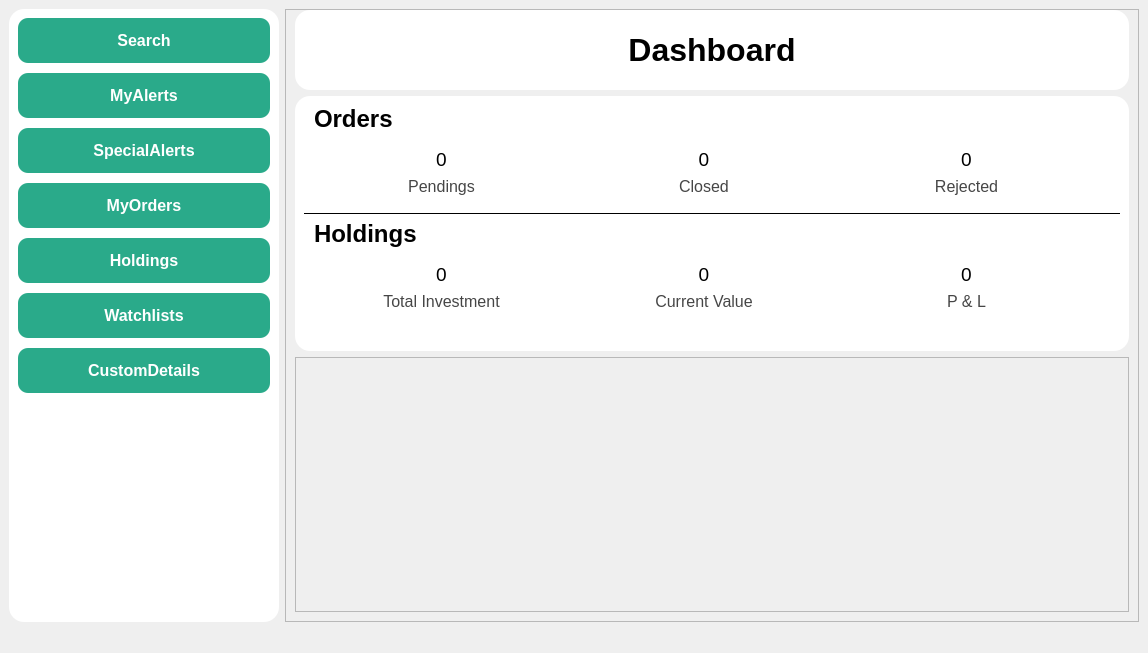
<?xml version="1.0" encoding="UTF-8"?>
<ui version="4.0">
 <class>Dashboard</class>
 <widget class="QMainWindow" name="Dashboard">
  <property name="geometry">
   <rect>
    <x>0</x>
    <y>0</y>
    <width>1148</width>
    <height>653</height>
   </rect>
  </property>
  <property name="windowTitle">
   <string>MainWindow</string>
  </property>
  <property name="styleSheet">
   <string notr="true">background-color: rgb(239, 239, 239);</string>
  </property>
  <widget class="QWidget" name="centralwidget">
   <layout class="QHBoxLayout" name="horizontalLayout">
    <item>
     <widget class="QFrame" name="frmNavBar">
      <property name="minimumSize">
       <size>
        <width>200</width>
        <height>0</height>
       </size>
      </property>
      <property name="maximumSize">
       <size>
        <width>270</width>
        <height>16777215</height>
       </size>
      </property>
      <property name="sizeIncrement">
       <size>
        <width>0</width>
        <height>0</height>
       </size>
      </property>
      <property name="styleSheet">
       <string notr="true">QFrame{
border-radius : 15px;
background-color:  white;
}</string>
      </property>
      <property name="frameShape">
       <enum>QFrame::StyledPanel</enum>
      </property>
      <property name="frameShadow">
       <enum>QFrame::Raised</enum>
      </property>
      <layout class="QFormLayout" name="formLayout">
       <property name="verticalSpacing">
        <number>10</number>
       </property>
       <item row="1" column="0" colspan="2">
        <widget class="QPushButton" name="btnMyAlerts">
         <property name="minimumSize">
          <size>
           <width>0</width>
           <height>45</height>
          </size>
         </property>
         <property name="font">
          <font>
           <pointsize>12</pointsize>
           <bold>true</bold>
          </font>
         </property>
         <property name="cursor">
          <cursorShape>PointingHandCursor</cursorShape>
         </property>
         <property name="styleSheet">
          <string notr="true">QPushButton{
	background-color: #2AAA8A;
	color: rgb(255, 255, 255);
	border-radius : 10px;
	padding: 5px;	
}

QPushButton:hover{
	background-color: rgb(46, 186, 151);
	color: rgb(0, 0, 0);
}</string>
         </property>
         <property name="text">
          <string>MyAlerts</string>
         </property>
        </widget>
       </item>
       <item row="2" column="0" colspan="2">
        <widget class="QPushButton" name="btnSpecialAlerts">
         <property name="minimumSize">
          <size>
           <width>0</width>
           <height>45</height>
          </size>
         </property>
         <property name="font">
          <font>
           <pointsize>12</pointsize>
           <bold>true</bold>
          </font>
         </property>
         <property name="cursor">
          <cursorShape>PointingHandCursor</cursorShape>
         </property>
         <property name="styleSheet">
          <string notr="true">QPushButton{
	background-color: #2AAA8A;
	color: rgb(255, 255, 255);
	border-radius : 10px;
	padding: 5px;	
}

QPushButton:hover{
	background-color: rgb(46, 186, 151);
	color: rgb(0, 0, 0);
}</string>
         </property>
         <property name="text">
          <string>SpecialAlerts</string>
         </property>
        </widget>
       </item>
       <item row="3" column="0" colspan="2">
        <widget class="QPushButton" name="btnMyOrders">
         <property name="minimumSize">
          <size>
           <width>0</width>
           <height>45</height>
          </size>
         </property>
         <property name="font">
          <font>
           <pointsize>12</pointsize>
           <bold>true</bold>
          </font>
         </property>
         <property name="cursor">
          <cursorShape>PointingHandCursor</cursorShape>
         </property>
         <property name="styleSheet">
          <string notr="true">QPushButton{
	background-color: #2AAA8A;
	color: rgb(255, 255, 255);
	border-radius : 10px;
	padding: 5px;	
}

QPushButton:hover{
	background-color: rgb(46, 186, 151);
	color: rgb(0, 0, 0);
}</string>
         </property>
         <property name="text">
          <string>MyOrders</string>
         </property>
        </widget>
       </item>
       <item row="4" column="0" colspan="2">
        <widget class="QPushButton" name="btnHoldings">
         <property name="minimumSize">
          <size>
           <width>0</width>
           <height>45</height>
          </size>
         </property>
         <property name="font">
          <font>
           <pointsize>12</pointsize>
           <bold>true</bold>
          </font>
         </property>
         <property name="cursor">
          <cursorShape>PointingHandCursor</cursorShape>
         </property>
         <property name="styleSheet">
          <string notr="true">QPushButton{
	background-color: #2AAA8A;
	color: rgb(255, 255, 255);
	border-radius : 10px;
	padding: 5px;	
}

QPushButton:hover{
	background-color: rgb(46, 186, 151);
	color: rgb(0, 0, 0);
}</string>
         </property>
         <property name="text">
          <string>Holdings</string>
         </property>
        </widget>
       </item>
       <item row="5" column="0" colspan="2">
        <widget class="QPushButton" name="btnWatchlists">
         <property name="minimumSize">
          <size>
           <width>0</width>
           <height>45</height>
          </size>
         </property>
         <property name="font">
          <font>
           <pointsize>12</pointsize>
           <bold>true</bold>
          </font>
         </property>
         <property name="cursor">
          <cursorShape>PointingHandCursor</cursorShape>
         </property>
         <property name="styleSheet">
          <string notr="true">QPushButton{
	background-color: #2AAA8A;
	color: rgb(255, 255, 255);
	border-radius : 10px;
	padding: 5px;	
}

QPushButton:hover{
	background-color: rgb(46, 186, 151);
	color: rgb(0, 0, 0);
}</string>
         </property>
         <property name="text">
          <string>Watchlists</string>
         </property>
        </widget>
       </item>
       <item row="6" column="0" colspan="2">
        <widget class="QPushButton" name="btnCustomDetails">
         <property name="minimumSize">
          <size>
           <width>0</width>
           <height>45</height>
          </size>
         </property>
         <property name="font">
          <font>
           <pointsize>12</pointsize>
           <bold>true</bold>
          </font>
         </property>
         <property name="cursor">
          <cursorShape>PointingHandCursor</cursorShape>
         </property>
         <property name="styleSheet">
          <string notr="true">QPushButton{
	background-color: #2AAA8A;
	color: rgb(255, 255, 255);
	border-radius : 10px;
	padding: 5px;	
}

QPushButton:hover{
	background-color: rgb(46, 186, 151);
	color: rgb(0, 0, 0);
}</string>
         </property>
         <property name="text">
          <string>CustomDetails</string>
         </property>
        </widget>
       </item>
       <item row="0" column="0" colspan="2">
        <widget class="QPushButton" name="btnSearch">
         <property name="minimumSize">
          <size>
           <width>150</width>
           <height>45</height>
          </size>
         </property>
         <property name="maximumSize">
          <size>
           <width>16777215</width>
           <height>16777215</height>
          </size>
         </property>
         <property name="font">
          <font>
           <pointsize>12</pointsize>
           <bold>true</bold>
          </font>
         </property>
         <property name="cursor">
          <cursorShape>PointingHandCursor</cursorShape>
         </property>
         <property name="styleSheet">
          <string notr="true">QPushButton{
	background-color: #2AAA8A;
	color: rgb(255, 255, 255);
	border-radius : 10px;
	padding: 5px;	
}

QPushButton:hover{
	background-color: rgb(46, 186, 151);
	color: rgb(0, 0, 0);
}</string>
         </property>
         <property name="text">
          <string>Search</string>
         </property>
        </widget>
       </item>
      </layout>
     </widget>
    </item>
    <item>
     <widget class="QFrame" name="frmContent">
      <property name="styleSheet">
       <string notr="true">QFrame{
background-color : rgb(239, 239, 239);
}</string>
      </property>
      <property name="frameShape">
       <enum>QFrame::StyledPanel</enum>
      </property>
      <property name="frameShadow">
       <enum>QFrame::Raised</enum>
      </property>
      <layout class="QVBoxLayout" name="verticalLayout">
       <property name="topMargin">
        <number>0</number>
       </property>
       <item>
        <widget class="QFrame" name="frame">
         <property name="minimumSize">
          <size>
           <width>0</width>
           <height>70</height>
          </size>
         </property>
         <property name="maximumSize">
          <size>
           <width>16777215</width>
           <height>80</height>
          </size>
         </property>
         <property name="layoutDirection">
          <enum>Qt::RightToLeft</enum>
         </property>
         <property name="styleSheet">
          <string notr="true">QFrame{
	border-radius : 15px;
	background-color: white;
}
</string>
         </property>
         <property name="frameShape">
          <enum>QFrame::StyledPanel</enum>
         </property>
         <property name="frameShadow">
          <enum>QFrame::Raised</enum>
         </property>
         <layout class="QHBoxLayout" name="horizontalLayout_2">
          <item>
           <widget class="QLabel" name="label">
            <property name="minimumSize">
             <size>
              <width>200</width>
              <height>0</height>
             </size>
            </property>
            <property name="font">
             <font>
              <pointsize>24</pointsize>
              <bold>true</bold>
             </font>
            </property>
            <property name="styleSheet">
             <string notr="true">QLabel{
	color: rgb(0, 0, 0);
}
</string>
            </property>
            <property name="text">
             <string>Dashboard</string>
            </property>
            <property name="scaledContents">
             <bool>true</bool>
            </property>
            <property name="alignment">
             <set>Qt::AlignCenter</set>
            </property>
           </widget>
          </item>
         </layout>
        </widget>
       </item>
       <item>
        <widget class="QFrame" name="frame_2">
         <property name="maximumSize">
          <size>
           <width>16777215</width>
           <height>350</height>
          </size>
         </property>
         <property name="styleSheet">
          <string notr="true">QFrame{
border-radius : 15px;
background-color:  white;
}</string>
         </property>
         <property name="frameShape">
          <enum>QFrame::StyledPanel</enum>
         </property>
         <property name="frameShadow">
          <enum>QFrame::Raised</enum>
         </property>
         <layout class="QFormLayout" name="formLayout_2">
          <item row="0" column="0" colspan="2">
           <widget class="QLabel" name="lblOrders">
            <property name="sizePolicy">
             <sizepolicy hsizetype="Preferred" vsizetype="Preferred">
              <horstretch>0</horstretch>
              <verstretch>0</verstretch>
             </sizepolicy>
            </property>
            <property name="maximumSize">
             <size>
              <width>16777215</width>
              <height>40</height>
             </size>
            </property>
            <property name="font">
             <font>
              <pointsize>18</pointsize>
              <bold>true</bold>
             </font>
            </property>
            <property name="styleSheet">
             <string notr="true">QLabel{
	color: rgb(0, 0, 0);
}
</string>
            </property>
            <property name="text">
             <string>Orders</string>
            </property>
            <property name="scaledContents">
             <bool>true</bool>
            </property>
            <property name="indent">
             <number>10</number>
            </property>
           </widget>
          </item>
          <item row="1" column="0" colspan="2">
           <widget class="QFrame" name="frame_3">
            <property name="maximumSize">
             <size>
              <width>800</width>
              <height>100</height>
             </size>
            </property>
            <property name="frameShape">
             <enum>QFrame::StyledPanel</enum>
            </property>
            <property name="frameShadow">
             <enum>QFrame::Raised</enum>
            </property>
            <layout class="QGridLayout" name="gridLayout">
             <item row="0" column="0">
              <widget class="QLabel" name="lblPendingsVal">
               <property name="font">
                <font>
                 <pointsize>14</pointsize>
                 <bold>false</bold>
                </font>
               </property>
               <property name="styleSheet">
                <string notr="true">QLabel{
	color: rgb(0, 0, 0);
}
</string>
               </property>
               <property name="text">
                <string>0</string>
               </property>
               <property name="scaledContents">
                <bool>true</bool>
               </property>
               <property name="alignment">
                <set>Qt::AlignCenter</set>
               </property>
              </widget>
             </item>
             <item row="2" column="2">
              <widget class="QLabel" name="lblRejected">
               <property name="font">
                <font>
                 <pointsize>12</pointsize>
                 <bold>false</bold>
                </font>
               </property>
               <property name="styleSheet">
                <string notr="true">QLabel{
	color: rgb(70, 70, 70);
}
</string>
               </property>
               <property name="text">
                <string>Rejected</string>
               </property>
               <property name="alignment">
                <set>Qt::AlignCenter</set>
               </property>
              </widget>
             </item>
             <item row="0" column="2">
              <widget class="QLabel" name="lblRejectedVal">
               <property name="font">
                <font>
                 <pointsize>14</pointsize>
                 <bold>false</bold>
                </font>
               </property>
               <property name="styleSheet">
                <string notr="true">QLabel{
	color: rgb(0, 0, 0);
}</string>
               </property>
               <property name="text">
                <string>0</string>
               </property>
               <property name="alignment">
                <set>Qt::AlignCenter</set>
               </property>
              </widget>
             </item>
             <item row="2" column="0">
              <widget class="QLabel" name="lblPendings">
               <property name="font">
                <font>
                 <pointsize>12</pointsize>
                 <bold>false</bold>
                </font>
               </property>
               <property name="styleSheet">
                <string notr="true">QLabel{
	color: rgb(70, 70, 70);
}
</string>
               </property>
               <property name="text">
                <string>Pendings</string>
               </property>
               <property name="alignment">
                <set>Qt::AlignCenter</set>
               </property>
              </widget>
             </item>
             <item row="0" column="1">
              <widget class="QLabel" name="lblClosedVal">
               <property name="font">
                <font>
                 <pointsize>14</pointsize>
                 <bold>false</bold>
                </font>
               </property>
               <property name="styleSheet">
                <string notr="true">QLabel{
	color: rgb(0, 0, 0);
}</string>
               </property>
               <property name="text">
                <string>0</string>
               </property>
               <property name="alignment">
                <set>Qt::AlignCenter</set>
               </property>
              </widget>
             </item>
             <item row="2" column="1">
              <widget class="QLabel" name="lblClosed">
               <property name="font">
                <font>
                 <pointsize>12</pointsize>
                 <bold>false</bold>
                </font>
               </property>
               <property name="styleSheet">
                <string notr="true">QLabel{
	color: rgb(70, 70, 70);
}
</string>
               </property>
               <property name="text">
                <string>Closed</string>
               </property>
               <property name="alignment">
                <set>Qt::AlignCenter</set>
               </property>
              </widget>
             </item>
            </layout>
           </widget>
          </item>
          <item row="3" column="0" colspan="2">
           <widget class="QLabel" name="lblHoldings">
            <property name="maximumSize">
             <size>
              <width>16777215</width>
              <height>40</height>
             </size>
            </property>
            <property name="font">
             <font>
              <pointsize>18</pointsize>
              <bold>true</bold>
             </font>
            </property>
            <property name="styleSheet">
             <string notr="true">QLabel{
	color: rgb(0, 0, 0);
}
</string>
            </property>
            <property name="text">
             <string>Holdings</string>
            </property>
            <property name="margin">
             <number>0</number>
            </property>
            <property name="indent">
             <number>10</number>
            </property>
           </widget>
          </item>
          <item row="4" column="0" colspan="2">
           <widget class="QFrame" name="frame_5">
            <property name="maximumSize">
             <size>
              <width>800</width>
              <height>100</height>
             </size>
            </property>
            <property name="sizeIncrement">
             <size>
              <width>10</width>
              <height>0</height>
             </size>
            </property>
            <property name="frameShape">
             <enum>QFrame::StyledPanel</enum>
            </property>
            <property name="frameShadow">
             <enum>QFrame::Raised</enum>
            </property>
            <layout class="QGridLayout" name="gridLayout_2">
             <item row="1" column="1">
              <widget class="QLabel" name="lblCurrentValue">
               <property name="font">
                <font>
                 <pointsize>12</pointsize>
                 <bold>false</bold>
                </font>
               </property>
               <property name="styleSheet">
                <string notr="true">QLabel{
	color: rgb(70, 70, 70);
}
</string>
               </property>
               <property name="text">
                <string>Current Value</string>
               </property>
               <property name="alignment">
                <set>Qt::AlignCenter</set>
               </property>
              </widget>
             </item>
             <item row="1" column="2">
              <widget class="QLabel" name="lblPandL">
               <property name="font">
                <font>
                 <pointsize>12</pointsize>
                 <bold>false</bold>
                </font>
               </property>
               <property name="styleSheet">
                <string notr="true">QLabel{
	color: rgb(70, 70, 70);
}
</string>
               </property>
               <property name="text">
                <string>P &amp; L</string>
               </property>
               <property name="alignment">
                <set>Qt::AlignCenter</set>
               </property>
              </widget>
             </item>
             <item row="1" column="0">
              <widget class="QLabel" name="lblToltalInv">
               <property name="font">
                <font>
                 <pointsize>12</pointsize>
                 <bold>false</bold>
                </font>
               </property>
               <property name="styleSheet">
                <string notr="true">QLabel{
	color: rgb(70, 70, 70);
}
</string>
               </property>
               <property name="text">
                <string>Total Investment</string>
               </property>
               <property name="alignment">
                <set>Qt::AlignCenter</set>
               </property>
              </widget>
             </item>
             <item row="0" column="1">
              <widget class="QLabel" name="lbalCurrentValueVal">
               <property name="font">
                <font>
                 <pointsize>14</pointsize>
                 <bold>false</bold>
                </font>
               </property>
               <property name="styleSheet">
                <string notr="true">QLabel{
	color: rgb(0, 0, 0);
}</string>
               </property>
               <property name="text">
                <string>0</string>
               </property>
               <property name="alignment">
                <set>Qt::AlignCenter</set>
               </property>
              </widget>
             </item>
             <item row="0" column="0">
              <widget class="QLabel" name="lblTotalInvVal">
               <property name="font">
                <font>
                 <pointsize>14</pointsize>
                 <bold>false</bold>
                </font>
               </property>
               <property name="styleSheet">
                <string notr="true">QLabel{
	color: rgb(0, 0, 0);
}</string>
               </property>
               <property name="text">
                <string>0</string>
               </property>
               <property name="alignment">
                <set>Qt::AlignCenter</set>
               </property>
              </widget>
             </item>
             <item row="0" column="2">
              <widget class="QLabel" name="lblPandLVal">
               <property name="font">
                <font>
                 <pointsize>14</pointsize>
                 <bold>false</bold>
                </font>
               </property>
               <property name="styleSheet">
                <string notr="true">QLabel{
	color: rgb(0, 0, 0);
}</string>
               </property>
               <property name="text">
                <string>0</string>
               </property>
               <property name="alignment">
                <set>Qt::AlignCenter</set>
               </property>
              </widget>
             </item>
            </layout>
           </widget>
          </item>
          <item row="2" column="0" colspan="2">
           <widget class="Line" name="line">
            <property name="sizePolicy">
             <sizepolicy hsizetype="Preferred" vsizetype="Preferred">
              <horstretch>0</horstretch>
              <verstretch>0</verstretch>
             </sizepolicy>
            </property>
            <property name="minimumSize">
             <size>
              <width>0</width>
              <height>1</height>
             </size>
            </property>
            <property name="sizeIncrement">
             <size>
              <width>0</width>
              <height>0</height>
             </size>
            </property>
            <property name="font">
             <font>
              <pointsize>9</pointsize>
              <bold>false</bold>
             </font>
            </property>
            <property name="autoFillBackground">
             <bool>false</bool>
            </property>
            <property name="styleSheet">
             <string notr="true">QFrame{
	border-bottom: 1px solid black;
}</string>
            </property>
            <property name="lineWidth">
             <number>1</number>
            </property>
            <property name="orientation">
             <enum>Qt::Horizontal</enum>
            </property>
           </widget>
          </item>
         </layout>
        </widget>
       </item>
       <item>
        <widget class="QFrame" name="frame_4">
         <property name="frameShape">
          <enum>QFrame::StyledPanel</enum>
         </property>
         <property name="frameShadow">
          <enum>QFrame::Raised</enum>
         </property>
        </widget>
       </item>
      </layout>
     </widget>
    </item>
   </layout>
  </widget>
  <widget class="QMenuBar" name="menubar">
   <property name="geometry">
    <rect>
     <x>0</x>
     <y>0</y>
     <width>1148</width>
     <height>25</height>
    </rect>
   </property>
  </widget>
  <widget class="QStatusBar" name="statusbar"/>
 </widget>
 <resources/>
 <connections/>
</ui>
